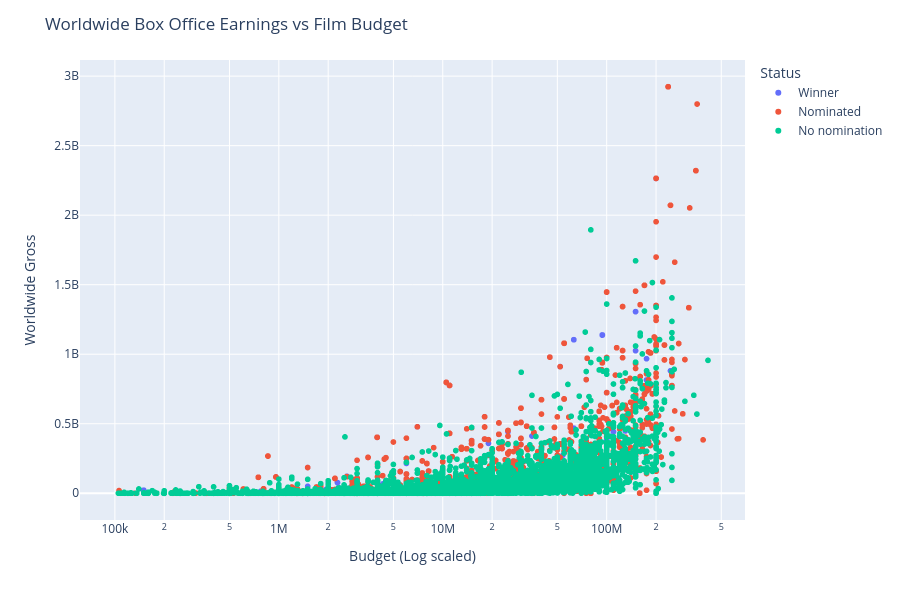

Write notebook code for a chart like this one.
### Code cell
# x = combined_films['budget']
# y = combined_films['gross_worldwide']
df1 = to_graph[0]
df2 = to_graph[1]
df3 = to_graph[2]
df3 = df3.rename(columns={'title': 'Film'})

all_films_scatter = pd.concat([df1, df2, df3], ignore_index=True)
fig = px.scatter(all_films_scatter, x='rounded_budget', y='rounded_gross', color='Status',
                 labels={'rounded_budget': 'Budget', 'rounded_gross': 'Gross', 'rating': 'IMDb Rating'},
                 hover_data={
                     'rating': True,
                     'Film': True if 'Film' in all_films_scatter.columns else False
                }
        )
# fig = px.scatter(x, y, log_x=True, log_y=True)
fig.update_layout(xaxis=dict(type='log'), xaxis_title='Budget (Log scaled)', yaxis_title='Worldwide Gross', title='Worldwide Box Office Earnings vs Film Budget')
# fig.update_layout(yaxis=dict(type='log'))
# fig.update_layout(yaxis=dict(type='log'))
fig.update_layout(height=600)
fig.show(config={'displayModeBar': False})

### Figure 1 — Plotly figure (JSON) as saved in the notebook; plotly's stock layout.template omitted (floating-point values rounded to 4 significant figures; data arrays with more than 128 entries replaced by an {"elided": "..."} marker saying what was removed)
{"data": [{"customdata": {"elided": "1315x2 mixed values"}, "hovertemplate": "Status=Winner<br>Budget=%{x}<br>Gross=%{y}<br>IMDb Rating=%{customdata[0]}<br>Film=%{customdata[1]}<extra></extra>", "legendgroup": "Winner", "marker": {"color": "#636efa", "symbol": "circle"}, "mode": "markers", "name": "Winner", "showlegend": true, "type": "scattergl", "x": {"elided": "1315 float values"}, "xaxis": "x", "y": {"elided": "1315 float values"}, "yaxis": "y"}, {"customdata": {"elided": "3964x2 mixed values"}, "hovertemplate": "Status=Nominated<br>Budget=%{x}<br>Gross=%{y}<br>IMDb Rating=%{customdata[0]}<br>Film=%{customdata[1]}<extra></extra>", "legendgroup": "Nominated", "marker": {"color": "#EF553B", "symbol": "circle"}, "mode": "markers", "name": "Nominated", "showlegend": true, "type": "scattergl", "x": {"elided": "3964 float values"}, "xaxis": "x", "y": {"elided": "3964 float values"}, "yaxis": "y"}, {"customdata": {"elided": "8634x2 mixed values"}, "hovertemplate": "Status=No nomination<br>Budget=%{x}<br>Gross=%{y}<br>IMDb Rating=%{customdata[0]}<br>Film=%{customdata[1]}<extra></extra>", "legendgroup": "No nomination", "marker": {"color": "#00cc96", "symbol": "circle"}, "mode": "markers", "name": "No nomination", "showlegend": true, "type": "scattergl", "x": {"elided": "8634 float values"}, "xaxis": "x", "y": {"elided": "8634 float values"}, "yaxis": "y"}], "layout": {"height": 600, "legend": {"title": {"text": "Status"}, "tracegroupgap": 0}, "margin": {"t": 60}, "title": {"text": "Worldwide Box Office Earnings vs Film Budget"}, "xaxis": {"anchor": "y", "domain": [0, 1], "title": {"text": "Budget (Log scaled)"}, "type": "log"}, "yaxis": {"anchor": "x", "domain": [0, 1], "title": {"text": "Worldwide Gross"}}}}
